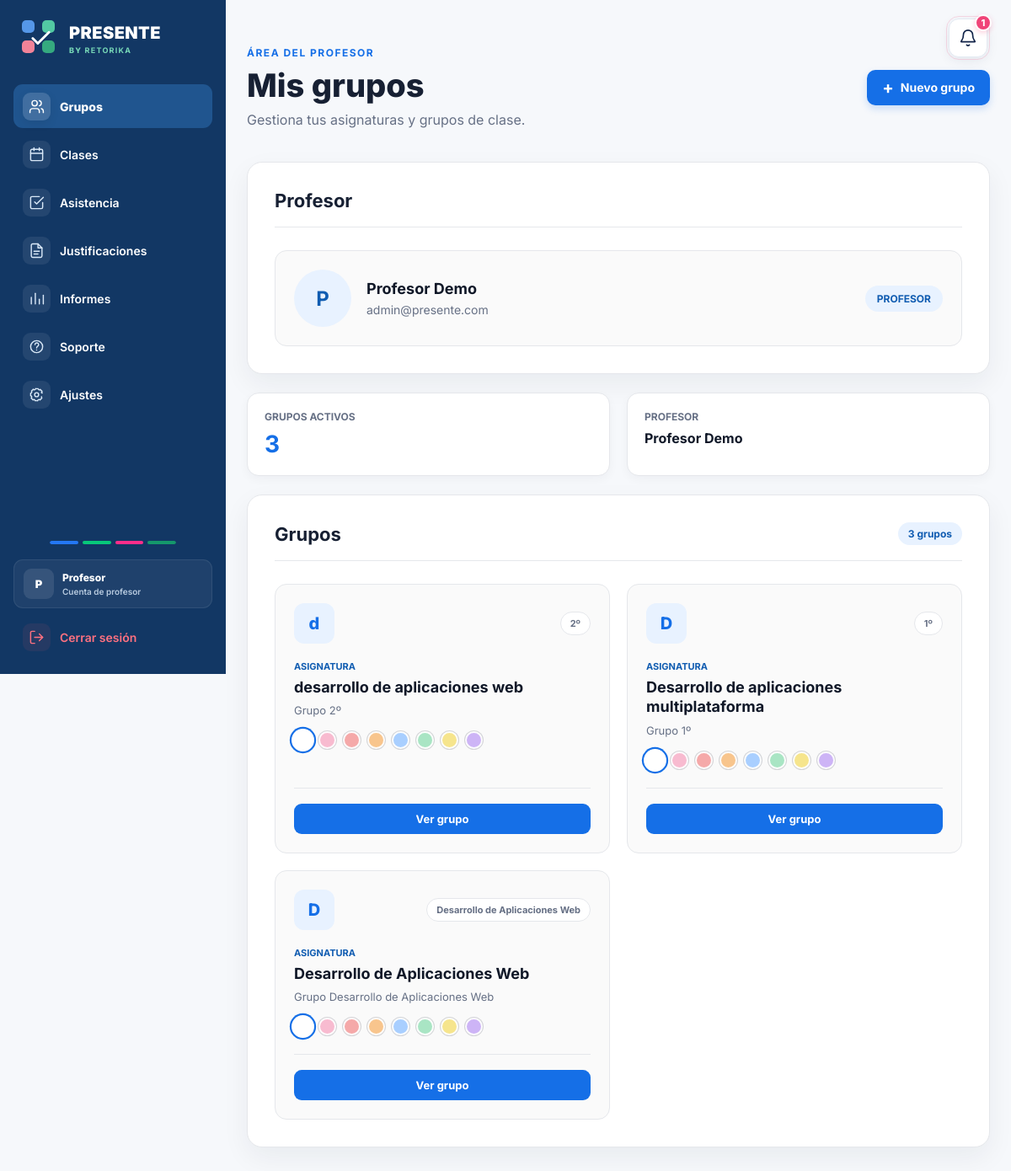
Before: /profesor/panel/ (signed in) with the older database file.
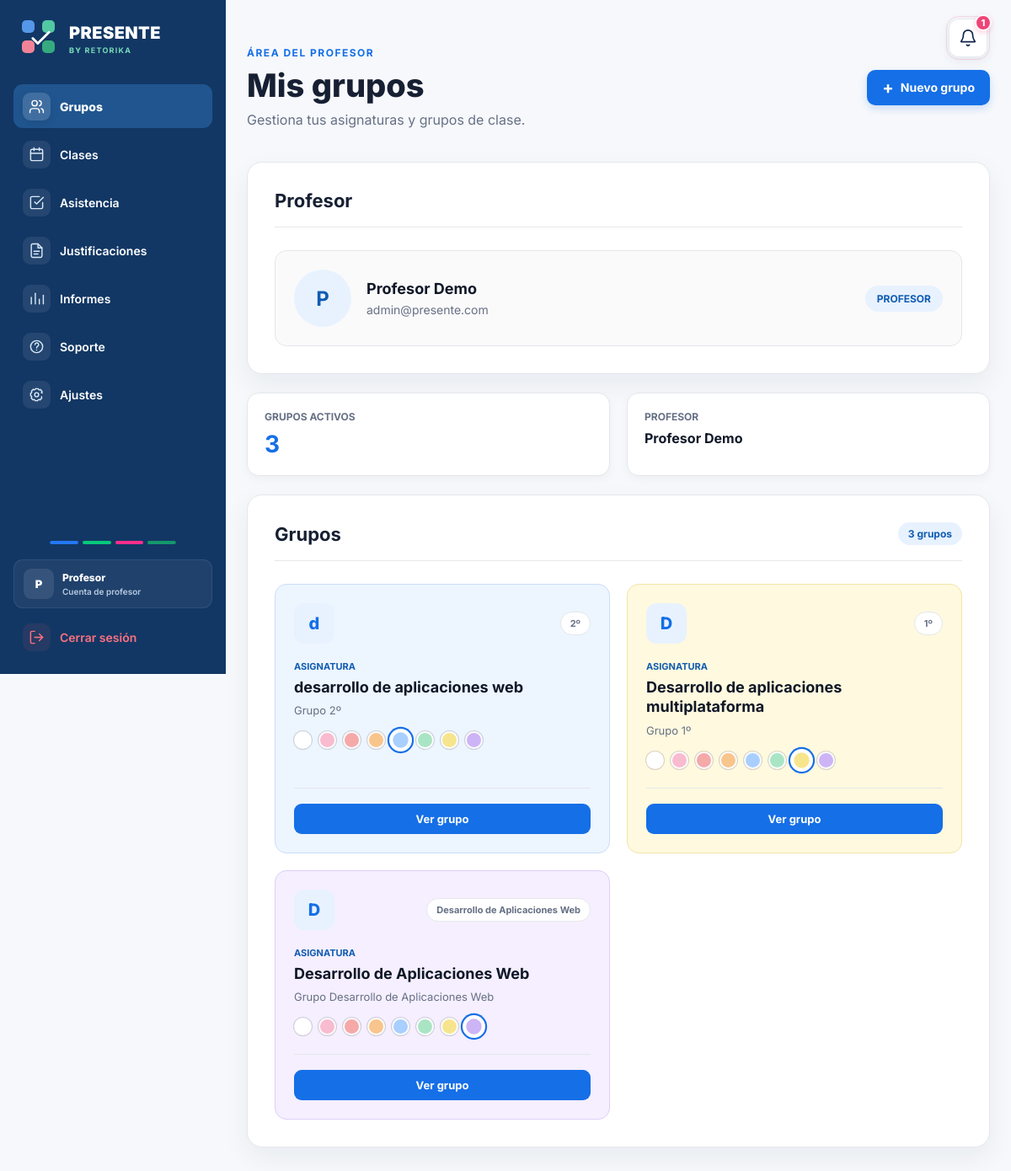
After: the same page with the newer database file.
### asistencia/views.py (the view)
def panel_profesor(request):
    profesor_id = request.session.get(
        'profesor_id'
    )
    if not profesor_id:
        return redirect(
            'seleccionar_login'
        )
    profesor = get_object_or_404(
        Profesor,
        id=profesor_id
    )
    grupos = Grupo.objects.filter(
        profesor=profesor
    )
    return render(
        request,
        'asistencia/panel_profesor.html',
        {
            'profesor': profesor,
            'grupos': grupos,
        }
    )

### asistencia/templates/asistencia/panel_profesor.html (shortened to what the changed rows need)
{% extends 'asistencia/base.html' %}
{% block content %}
<section class="panel-usuario">
    <div class="panel-contenedor" style="max-width:1100px;">
        <div class="panel-cabecera" style="
            display:flex;
            align-items:center;
            justify-content:space-between;
            gap:25px;
            flex-wrap:wrap;
        ">
            <div>
                <h1>
                    Mis grupos
                </h1>
            </div>
        </div>
        <div class="panel-tarjeta" style="margin-bottom:22px;">
            <div class="panel-tarjeta-titulo">
                <h2>Profesor</h2>
            </div>
        </div>
        <div class="panel-tarjeta">
            <div class="panel-tarjeta-titulo" style="
                display:flex;
                align-items:center;
                justify-content:space-between;
                gap:15px;
                flex-wrap:wrap;
            ">
                <h2>Grupos</h2>
            </div>
        </div>
    </div>
</section>
{% endblock %}

Changed rows visible on the page:
changed Grupo "desarrollo de aplicaciones web": color "blanco" → "azul" (drawn)
changed Grupo "Desarrollo de aplicaciones multiplataforma": color "blanco" → "amarillo" (drawn)
changed Grupo "Desarrollo de Aplicaciones Web": color "blanco" → "violeta" (drawn)
